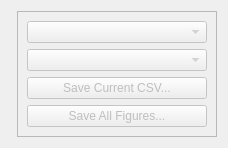
         <widget class="QWidget" name="standardPlotsTab">
          <attribute name="title">
           <string>Standard Plots</string>
          </attribute>
          <layout class="QHBoxLayout" name="horizontalLayout_5">
           <item>
            <widget class="MplWidget" name="standardPlotWidget" native="true"/>
           </item>
           <item>
            <widget class="QFrame" name="frame_2">
             <property name="minimumSize">
              <size>
               <width>200</width>
               <height>0</height>
              </size>
             </property>
             <property name="maximumSize">
              <size>
               <width>200</width>
               <height>16777215</height>
              </size>
             </property>
             <property name="frameShape">
              <enum>QFrame::StyledPanel</enum>
             </property>
             <property name="frameShadow">
              <enum>QFrame::Raised</enum>
             </property>
             <layout class="QVBoxLayout" name="verticalLayout_15">
              <item>
               <widget class="QComboBox" name="selectCsvComboBox">
                <property name="enabled">
                 <bool>false</bool>
                </property>
               </widget>
              </item>
              <item>
               <widget class="QComboBox" name="standardPlotComboBox">
                <property name="enabled">
                 <bool>false</bool>
                </property>
               </widget>
              </item>
              <item>
               <widget class="QPushButton" name="saveCsvPushButton">
                <property name="enabled">
                 <bool>false</bool>
                </property>
                <property name="text">
                 <string>Save Current CSV...</string>
                </property>
               </widget>
              </item>
              <item>
               <widget class="QPushButton" name="saveAllPushButton">
                <property name="enabled">
                 <bool>false</bool>
                </property>
                <property name="text">
                 <string>Save All Figures...</string>
                </property>
               </widget>
              </item>
             </layout>
            </widget>
           </item>
          </layout>
         </widget>
